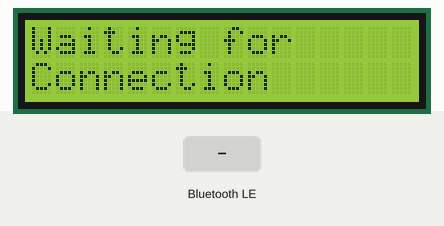
Recording of a program running on a simulated ESP32. Parts: 16×2 character LCD. The inputs (shaded band) are chosen by the test bench. Nothing arrives over Bluetooth unless stated; a phone connects over Bluetooth LE 3 s after start.

Above: at 1.1 s.
At 3.6 s:
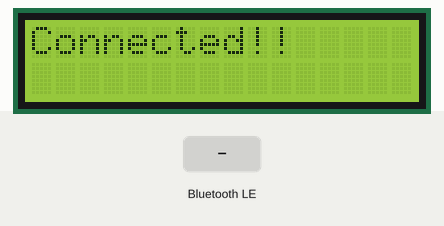
3.7 s: Bluetooth LE write "1" received
At 4.9 s:
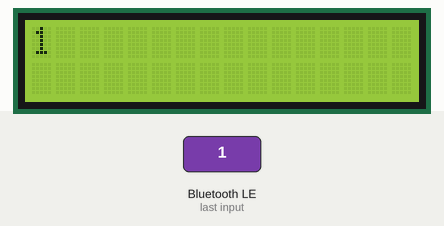
5.2 s: Bluetooth LE write "0" received
At 6.1 s:
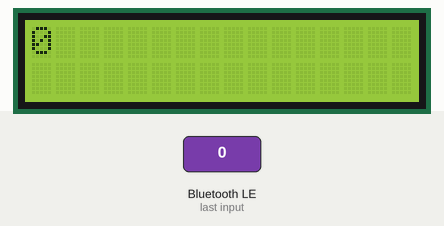
6.7 s: Bluetooth LE write "2" received
At 7.2 s:
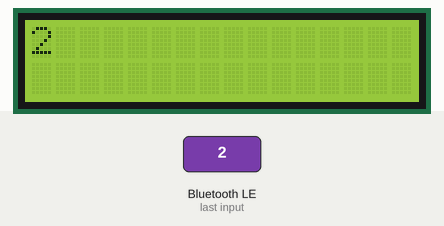
Timing chart, 0 to 9.7 s (numbered marks = the images above; inputs shaded):
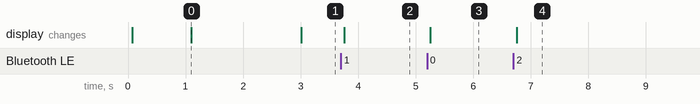

Measured:
- after the input at 3.7 s, the display: changes after 0.05 s (image 2)
- after the input at 5.2 s, the display: changes after 0.05 s (image 3)
- after the input at 6.7 s, the display: changes after 0.05 s (image 4)
- what the display in image 0 shows lasts 1.9 s, from 1.1 s to 3.0 s

The program:

main.cpp
```cpp
#include <Arduino.h>

#include <BLEDevice.h>
#include <BLEServer.h>
#include <BLEUtils.h>
#include <BLE2902.h>

#include <LiquidCrystal_I2C.h>

// Define a custom service UUID and characteristics UUIDs
#define SERVICE_UUID "734b5896-7faf-457a-bb83-15c0e3bc2453"
#define WRITE_CHARACTERISTIC_UUID "36ac8b55-5dc7-4686-8dd2-99267a3341d8"
#define READ_CHARACTERISTIC_UUID "ce527533-3c33-4346-8cbf-83e079805460"

#define ESP32_SDA 21
#define ESP32_SCL 22

// Create a BLE server
BLEServer *pServer = NULL;

//Create Characteristics
BLECharacteristic *pWriteCharacteristic = NULL;
BLECharacteristic *pReadCharacteristic = NULL;

// Create the BLE Service
 BLEService *pService;

 // Define pins for LCD Display
LiquidCrystal_I2C  lcd(0x27,16,2);

// Callbacks for server events
class MyServerCallbacks: public BLEServerCallbacks {
  void onConnect(BLEServer* pServer) {
      //print connected msg on LCD display
      lcd.clear();
      lcd.setCursor(0, 0);
      lcd.print("Connected!!");
  }

  void onDisconnect(BLEServer* pServer) {


    }
};


//Callback for Characteristic writing
class MyCharacteristicCb: public BLECharacteristicCallbacks{
    void onWrite(BLECharacteristic* pCharacteristic)
    {
      //clear display
      lcd.clear();
      lcd.setCursor(0,0);

      if(pCharacteristic->getValue().length() > 16)
      {
          //create an auxiliar buffer to print the splitted msg
          char aux[16];
          memset(aux,0,16);

          //copy the first part of msg and print it.
          memcpy(aux,pCharacteristic->getValue().c_str(),16);
          lcd.print(aux);

          //take the last part of msg
          memset(aux,0,16);
          memcpy(aux,pCharacteristic->getValue().c_str()+16,(pCharacteristic->getValue().length() - 16));

          //set the cursor to second line
          lcd.setCursor(0,1);

          //print msg
          lcd.print(aux);

      }
      else
      {
          //in this case, we're safe with the msg length and just print it
          lcd.print(pCharacteristic->getValue().c_str());
      }

      //notify data
      pReadCharacteristic->setValue(pCharacteristic->getValue().c_str());
      pReadCharacteristic->notify();

    }
};


void setup() {

  // Create the BLE Device
  BLEDevice::init("RN_BLE_IOT");

  // Create the BLE Server
  pServer = BLEDevice::createServer();
  pServer->setCallbacks(new MyServerCallbacks());

  // Create the BLE Service
  BLEService *pService = pServer->createService(SERVICE_UUID);

  // Create a BLE Characteristic
  pWriteCharacteristic = pService->createCharacteristic(
                      WRITE_CHARACTERISTIC_UUID,
                      BLECharacteristic::PROPERTY_WRITE
                    );

  //add characteristic callback
  pWriteCharacteristic->setCallbacks(new MyCharacteristicCb());

  // Create a BLE Characteristic
  pReadCharacteristic = pService->createCharacteristic(
                      READ_CHARACTERISTIC_UUID,
                      BLECharacteristic::PROPERTY_READ |
                      BLECharacteristic::PROPERTY_WRITE |
                      BLECharacteristic::PROPERTY_NOTIFY
                    );

  // Add a descriptor for the characteristic
  pReadCharacteristic->addDescriptor(new BLE2902());

  // Start the service
  pService->start();

  //Advertising
  BLEAdvertising *pAdvertising = pServer->getAdvertising();
  pAdvertising->addServiceUUID(pService->getUUID());
  pAdvertising->setScanResponse(true);
  pAdvertising->start();

  //LCD

  //start I2C bus line
  Wire.begin(ESP32_SDA, ESP32_SCL);

  lcd.init();
  lcd.backlight();
  lcd.setCursor(3,0);

  lcd.print("Hello !!");

  delay(1000);

  lcd.clear();
  lcd.setCursor(0, 0);
  lcd.print("Waiting for");
  lcd.setCursor(0, 1);
  lcd.print("Connection");


}

void loop() {
  // put your main code here, to run repeatedly:
}
```
